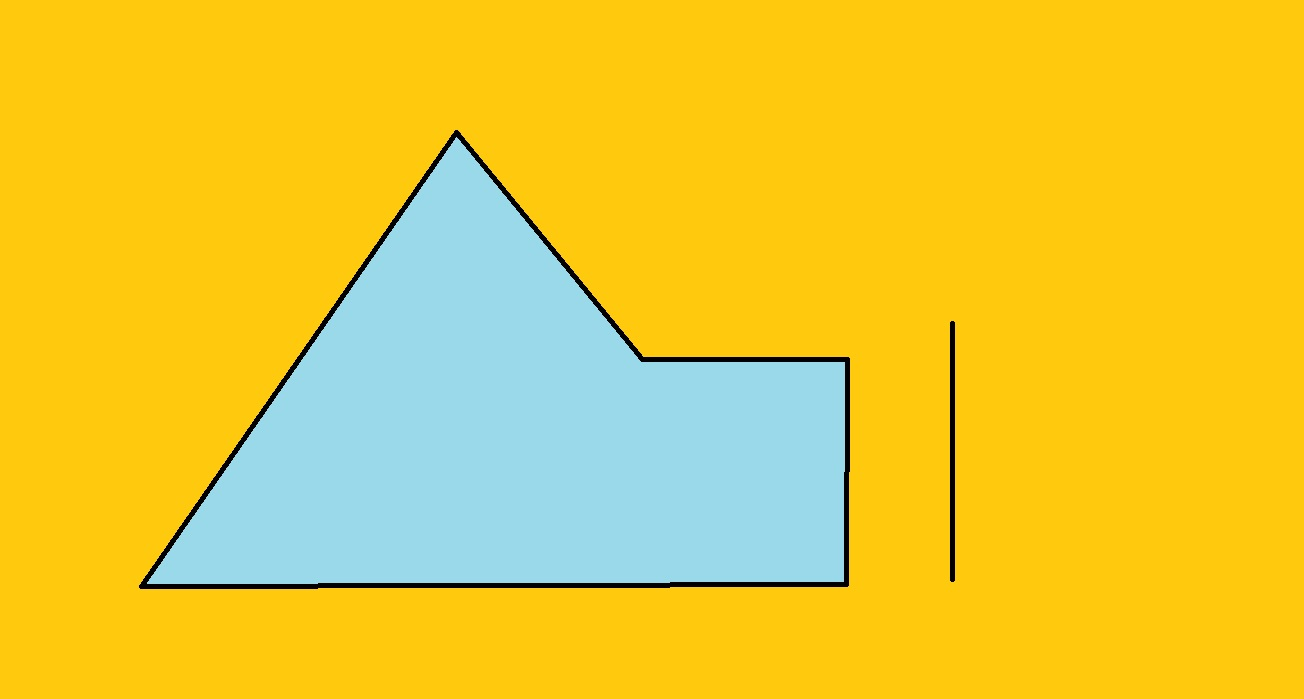
//> input picture Histograma/kernel.jpg, 1304 x 699 px
$ ./main   (built with g++ and OpenCV 4)
//> lines starting //> are read from the running program, lines starting //| are printed output that depends on the picture
#include <iostream>
#include <stdlib.h>
#include"opencv2/highgui/highgui.hpp"
#include"opencv2/imgproc/imgproc.hpp"
using namespace std;
using namespace cv;

int main()
{
   float horinzontal[3][3]={{-1,-1,-1},{0,0,0},{1,1,1}};
    float diagonal1[3][3]={{-1,-1,0},{-1,0,1},{0,1,1}};
    float diagonal2[3][3]={{0,1,1},{-1,0,1},{-1,-1,0}};
    float vertical[3][3]={{-1,0,1},{-1,0,1},{-1,0,1}};

    Mat HorinFiltro=Mat(3,3,CV_32FC1,horinzontal);
    Mat DiagonalFiltro2=Mat(3,3,CV_32FC1,diagonal2);
    Mat DiagonalFiltro1=Mat(3,3,CV_32FC1,diagonal1);
    Mat VerticalFiltro=Mat(3,3,CV_32FC1,vertical);
    Mat src,dst,dst1,gray,dst2,dst3;


// [12 lines of commented-out code are left out]

    src=imread("C:\\OptativaVision\\CapturaImagen\\Histograma\\kernel.jpg");
//> src is the input picture: 699 rows x 1304 cols, CV_8UC3; mean B, G, R 55.6, 201.6, 232.4
    cvtColor(src,gray,CV_BGR2GRAY,0);
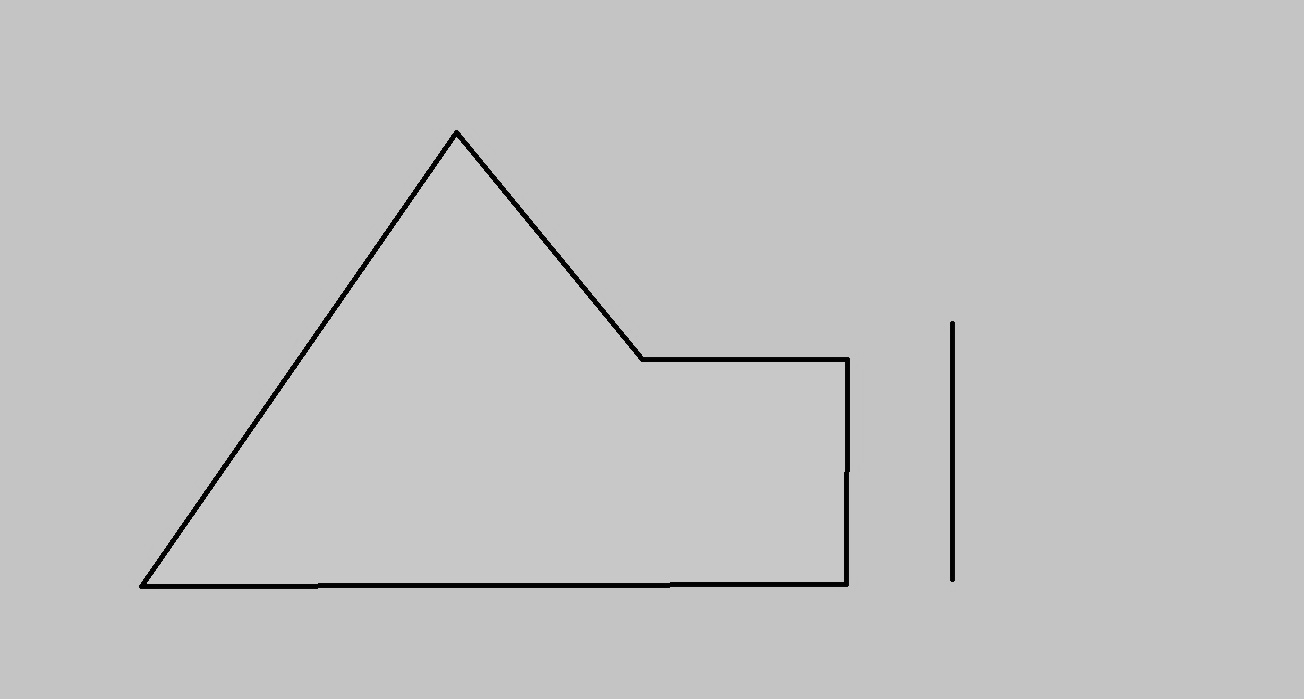
//> gray: 699 rows x 1304 cols, CV_8UC1; min 0, max 209, mean 194.4
    filter2D(src, dst, -1, HorinFiltro);
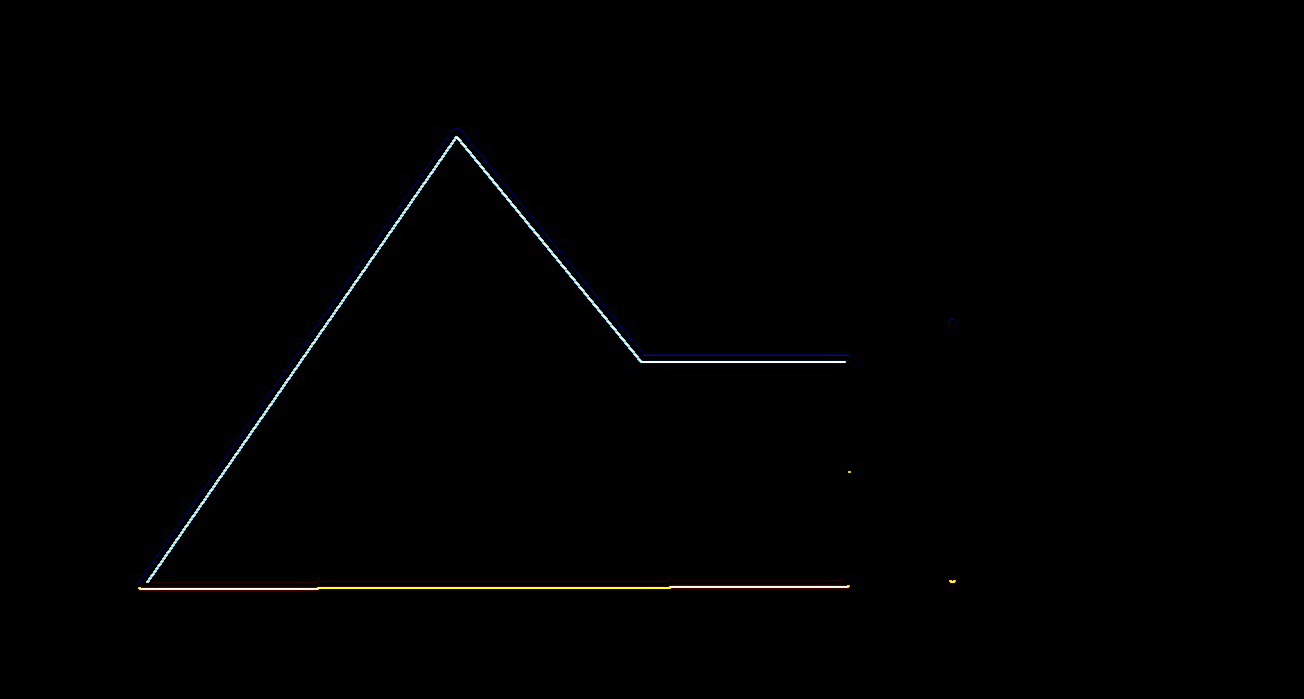
//> dst: 699 rows x 1304 cols, CV_8UC3; mean B, G, R 1.2, 1.2, 1.2
    filter2D(src, dst1, -1, VerticalFiltro);
    filter2D(src, dst3, -1, DiagonalFiltro1);
    filter2D(src, dst2, -1, DiagonalFiltro2);
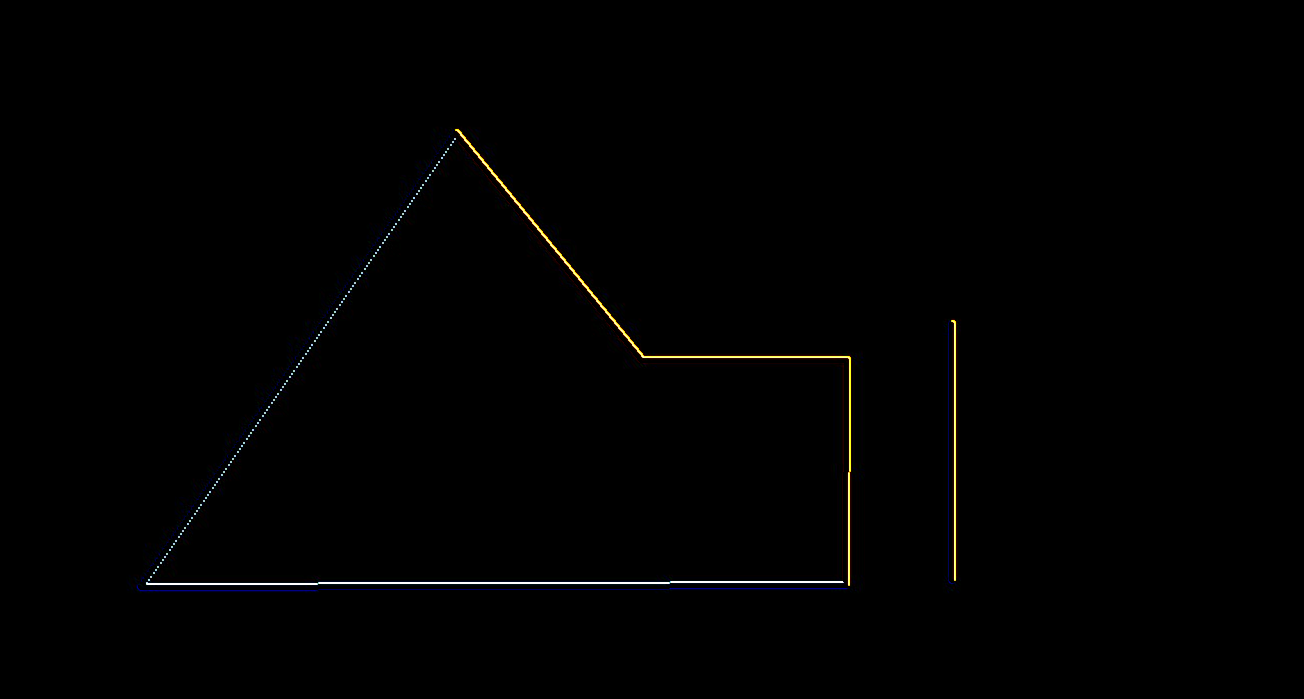
//> dst2: 699 rows x 1304 cols, CV_8UC3; mean B, G, R 1.1, 1.2, 1.3
    imshow( "Original", src );
    imshow("Horinzontal", dst);
    imshow("Vertical", dst1);
    imshow("Diagonal", dst3);
    imshow("Diagonal1", dst2);
    Mat or1,or2,final;
    or1=dst|dst1;
    or2=dst3|dst2;
    final=or1|or2;
    imshow("resultado",final);
      waitKey(0);
}
